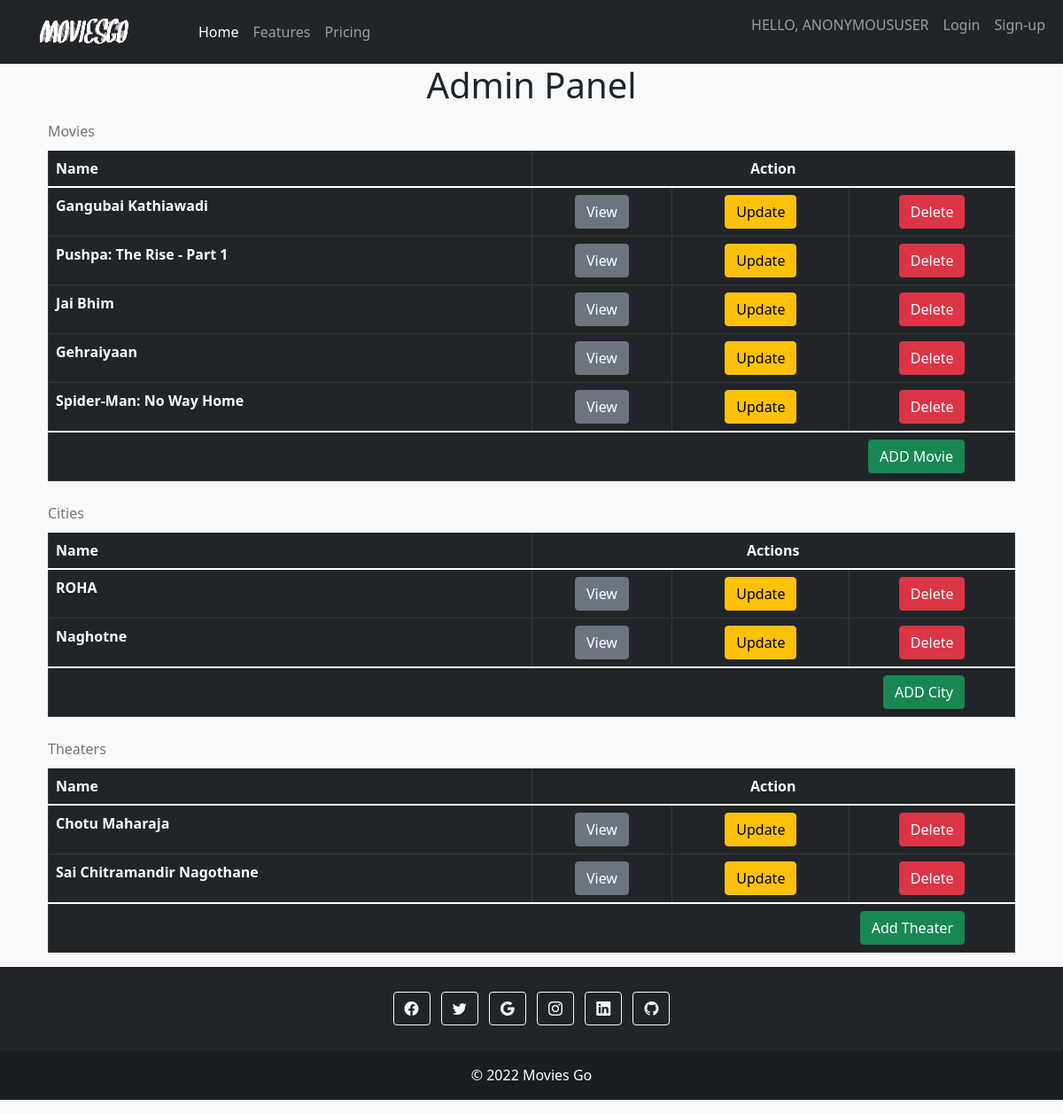
Page /Myadmin/ on the committed database.
### movies/models.py (models this page shows, shortened)
class Movie(models.Model):
    movie_type = [
        ('Action','Action'),
        ('Comedy','Comedy'),
        ('Drama','Drama'),
        ('Fantasy','Fantasy'),
        ('Mystery','Mystery'),
        ('Romance','Romance'),
        ('Thriller','Thriller'),
    ]
    name = models.CharField(max_length=200,blank=True)
    slug = models.SlugField(null=True,blank=True)
    movie_duration = models.DurationField(null=True, blank=True)
    price = models.IntegerField(blank=True)
    movie_pic = models.ImageField(upload_to=path_and_rename,verbose_name='Movie Picture',blank=True)
    description = models.TextField(blank=True)
    date_created = models.DateField(blank=True,auto_now=True)
    genres = models.CharField(max_length=10,choices=movie_type,blank=True)

class City(models.Model):
    name = models.CharField(max_length=100, blank=True)
    slug = models.SlugField(null=True,blank=True)

class Theater(models.Model):
    name = models.CharField(max_length=100,blank=True)
    slug = models.SlugField(null=True,blank=True)
    city = models.ForeignKey(City,on_delete=models.DO_NOTHING)
    streetNo = models.CharField(max_length=100, blank=True)
    landmark = models.CharField(max_length=100, blank=True)

### app_users/views.py (the view)
# urls.py: path('Myadmin/', views.AdminView.as_view(),name='Myadmin'),
class AdminView(TemplateView):
    template_name = 'app_users/admin_panel.html'
    def get_context_data(self, **kwargs):
        context = super().get_context_data(**kwargs)
        movies = Movie.objects.all()
        cities = City.objects.all()
        theaters = Theater.objects.all()
        context['movies'] = movies
        context['cities'] = cities
        context['theaters'] = theaters
        return context

### app_users/templates/app_users/admin_panel.html
{% extends 'base.html' %}
{% block content %}
    <section>
        <div class="container">
          <h1 class="text-center ">Admin Panel</h1>
           <div class="container d-flex justify-content-center">
            <table style="width:100%" class="table table-bordered table-dark table-hover">
              <caption align="top">Movies</caption>
              <thead>
              <tr>
                <th style="width:50% ">Name</th>
                <th colspan="3" style=" text-align: center;">Action</th>
              </tr>
            </thead>
              <tbody>
                {% for movie in movies %}
              <tr>
                <th>{{movie.name}}</th>
                <td style=" text-align: center;"><a class="btn btn-secondary" href="{% url 'view_movie' movie.slug %} ">View</a></td>
                <td style=" text-align: center;"><a class="btn btn-warning" href="{% url 'update_movie' movie.slug %}">Update</a></td>
                <td style=" text-align: center;"><a class="btn btn-danger" href="{% url 'delete_movie' movie.slug %}">Delete</a></td>
              </tr>
              {%empty%}
              <td colspan="4">NO MOVIES CURRENTLY</td>
              {% endfor %}
            </tbody>
            <tfoot>
              <td colspan="4" style="text-align: right;" >
                <a class="btn btn-success m-5 mb-0 mt-0" href="{%url 'add_movie' %} ">ADD Movie</a>
              </td>
            </tfoot>
            </table>
          </div>
          <div class="container d-flex justify-content-center">
            <table style="width:100%" class="table table-bordered table-dark table-hover">
              <caption align="top">Cities</caption>
              <thead>
              <tr>
                <th style="width:50% ">Name</th>
                <th colspan="3" style=" text-align: center;">Actions</th>
              </tr>
            </thead>
              <tbody>
                {% for city in cities %}
              <tr>
                <th>{{city.name}}</th>
                <td style=" text-align: center;"><a class="btn btn-secondary" href="{% url 'view_city' city.slug %} ">View</a></td>
                <td style=" text-align: center;"><a class="btn btn-warning" href="{% url 'update_city' city.slug %}">Update</a></td>
                <td style=" text-align: center;"><a class="btn btn-danger" href="{% url 'delete_city' city.slug %}">Delete</a></td>
              </tr>
              {%empty%}
              <td colspan="4">NO CITIES CURRENTLY</td>
              {% endfor %}
              </tbody>
            <tfoot>
              <td colspan="4" style="text-align: right;" >
                <a class="btn btn-success m-5 mb-0 mt-0" href="{%url 'add_city' %} ">ADD City</a>
              </td>
            </tfoot>
            </table>
          </div>
          <div class="container d-flex justify-content-center">
            <table style="width:100%" class="table table-bordered table-dark table-hover">
              <caption align="top">Theaters</caption>
              <thead>
              <tr>
                <th style="width:50% ">Name</th>
                <th colspan="3" style=" text-align: center;">Action</th>
              </tr>
            </thead>
              <tbody>
                {% for theater in theaters %}
              <tr>
                <th>{{theater.name}}</th>
                <td style=" text-align: center;"><a class="btn btn-secondary" href="{% url 'view_theater' theater.slug %} ">View</a></td>
                <td style=" text-align: center;"><a class="btn btn-warning" href="{% url 'update_theater' theater.slug %}">Update</a></td>
                <td style=" text-align: center;"><a class="btn btn-danger" href="{% url 'delete_theater' theater.slug %}">Delete</a></td>
              </tr>
              {%empty%}
              <td colspan="4">NO THEATERS CURRENTLY</td>
              {% endfor %}
            </tbody>
            <tfoot>
              <td colspan="4" style="text-align: right;" >
                <a class="btn btn-success m-5 mb-0 mt-0" href="{%url 'add_theater' %} ">Add Theater</a>
              </td>
            </tfoot>
            </table>
          </div>
        </div>
      </section>
{% endblock  %}

### rows in the picture
Movie: name "Gangubai Kathiawadi"
Movie: name "Pushpa: The Rise - Part 1"
Movie: name "Jai Bhim"
Movie: name "Gehraiyaan"
Movie: name "Spider-Man: No Way Home"
City: name "ROHA"
City: name "Naghotne"
Theater: name "Chotu Maharaja"
Theater: name "Sai Chitramandir Nagothane"

### other values in the picture
{{ request.user }} "ANONYMOUSUSER"
